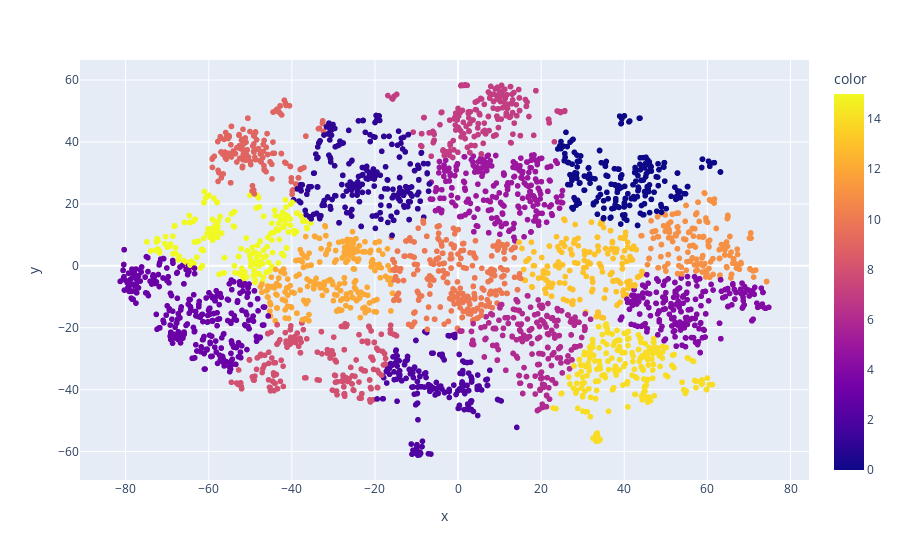

Notebook code cell kept with this figure:
### Markdown cell above
For reference, this is how t-SNE clusters the data:

### Code cell
fig = px.scatter(x=reduced_tsne[:,0],y=reduced_tsne[:,1],color=clusters_tsne)
fig.show(config=config)

### Figure 1 — Plotly figure (JSON) as saved in the notebook; plotly's stock layout.template omitted (floating-point values rounded to 4 significant figures; data arrays with more than 128 entries replaced by an {"elided": "..."} marker saying what was removed)
{"data": [{"hovertemplate": "x=%{x}<br>y=%{y}<br>color=%{marker.color}<extra></extra>", "legendgroup": "", "marker": {"color": {"elided": "3597 int values"}, "coloraxis": "coloraxis", "symbol": "circle"}, "mode": "markers", "name": "", "showlegend": false, "type": "scattergl", "x": {"elided": "3597 float values"}, "xaxis": "x", "y": {"elided": "3597 float values"}, "yaxis": "y"}], "layout": {"coloraxis": {"colorbar": {"title": {"text": "color"}}, "colorscale": [[0, "#0d0887"], [0.1111, "#46039f"], [0.2222, "#7201a8"], [0.3333, "#9c179e"], [0.4444, "#bd3786"], [0.5556, "#d8576b"], [0.6667, "#ed7953"], [0.7778, "#fb9f3a"], [0.8889, "#fdca26"], [1, "#f0f921"]]}, "legend": {"tracegroupgap": 0}, "margin": {"t": 60}, "xaxis": {"anchor": "y", "domain": [0, 1], "title": {"text": "x"}}, "yaxis": {"anchor": "x", "domain": [0, 1], "title": {"text": "y"}}}}
